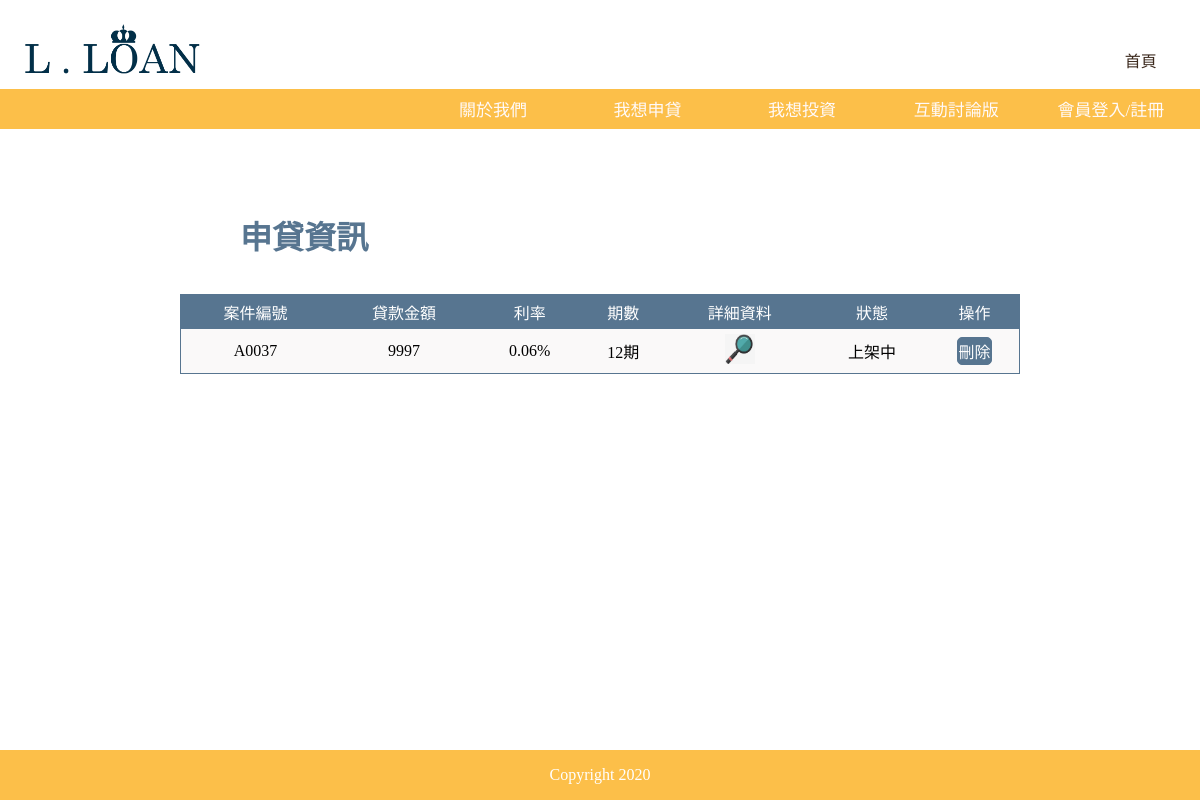
The app's page /listLoan.php (signed in) with its own data.
### tables this page shows
CREATE TABLE `loan` (
  `lId` int(11) NOT NULL,
  `mId` int(11) NOT NULL,
  `reason` text NOT NULL,
  `description` text NOT NULL,
  `loan` int(11) NOT NULL,
  `period` text NOT NULL,
  `iRate` float NOT NULL,
  `cRate` text NOT NULL,
  `status` int(11) NOT NULL,
  `imId` int(11) NOT NULL,
  `progress` int(11) NOT NULL,
  `startTime` int(11) NOT NULL,
  `endTime` int(11) NOT NULL,
  `ban` int(11) NOT NULL
);

### listLoan.php (the view, shortened to what this page needs)
<?php
include("connMysql.php");
$mId = $_COOKIE['mId'];
$sql_query = "SELECT * FROM loan WHERE mId='$mId' AND progress=0";
$result = mysqli_query($db_link, $sql_query);
?>
<!DOCTYPE html>
<html>
<head>
</head>
<body>
	<div class="full">
		<div class="full">
			<div id="header">
				<div class="img"><a href="LLoan_main.php"><img src="Logo.png" width="15%"></a>
					<div class="hh">
						<a href="./LLoan_main.php" style="text-decoration:none;color:#3c2a1e">首頁</a>&nbsp;&nbsp;
					</div>
				</div>
				<div id="nav">
					<ul>
						<li class="dropdown"><a href="#" class="dropbtn">互動討論版</a>
						</li>
						<li class="dropdown"><a href="#" class="dropbtn">我想投資</a>
						</li>
						<li class="dropdown"><a href="" class="dropbtn">我想申貸</a>
						</li>
						<li class="dropdown"><a href="#" class="dropbtn">關於我們</a>
						</li>
					</ul>
				</div>
			</div>
			<div style="width:100%; height:152px; float:left"></div>
			<p style="margin-top:5%;margin-left:20%;margin-bottom:3%;font-size:2em;color:#577590"><strong>申貸資訊</strong></p>
			<div class="content" align='center'>
				<table class="member member1">
					<tr>
						<td class="thead">案件編號</td>
						<td class="thead">貸款金額</td>
						<td class="thead">利率</td>
						<td class="thead">期數</td>
						<td class="thead">詳細資料</td>
						<td class="thead">狀態</td>
						<td class="thead">操作</td>
					</tr>
					<?php while ($row = mysqli_fetch_assoc($result)) { ?>
						<tr>
							<td class="data">A00<?php echo $row['lId'] ?></td>
							<td class="data"><?php echo $row['loan'] ?></td>
							<td class="data"><?php echo $row['iRate'] ?>%</td>
							<td class="data"><?php echo $row['period'] . '期' ?></td>
							<td class="data"><a href="#" onclick="javascript:window.open('loandetail.php?lId=<?php echo $row['lId'] ?>&mId=<?php echo $row['mId'] ?>','','height=600,width=600,top=0,left=300,toolbar=no,menubar=no,scrollbars=no, resizable=no,location=no, status=no')"><img src="search.jpg" style="width:30px; height:30px"></a></td>
							<td class="data"><?php if ($row['ban'] == 0) {
													echo ('上架中');
												} else {
													echo ('已下架，請聯絡管理員');
												} ?></td>
							<td class="data"><a href=delete.php?id=<?php echo $row['lId'] ?>&ca=3><button class="ll">刪除</button></a></td>
						</tr>
					<?php } ?>
				</table>
			</div>
			<div style="width:100%; height:50px"></div>
			<div class="footer">
				<p>Copyright 2020</p>
			</div>
		</div>
</body>
</html>

### LLoan.css (style rules this page uses)
* { padding:0; margin:0; font-style:normal; }
#header { height:152px; width:100%; background-color:#FFFFFF; position: fixed; top:0px; left: 0px; z-index: 3; }
.img { width:98%; margin-left:2%; padding-top:2%; }
.hh { float:right; margin-top:2%; margin-right:3%; color:#264653; font-family:'Noto Serif TC', serif; font-size:100%; }
#nav { width:100%; height:43px; position: absolute; z-index: 2; }
ul { overflow:hidden; background-color:#FCBF49; padding-right:1%; }
li { float:right; width:13%; list-style-type: none; }
li a, .dropbtn { display:block; padding:5% 0; text-align:center; text-decoration:none; color:#FFFAFA; font-family:'Noto Serif TC', serif; font-size:17px; }
li.dropdown { display: inline-block; background-color:#FCBF49; }
.content { margin-top:0px; width:100%; min-height: 100%; }
.thead { font-family: 'Noto Serif TC', serif; color: aliceblue; background-color: #577590; float:middle; font-size:100%; text-align:center; }
.member { font-family:'Noto Serif TC', serif; margin-left:0px; border-radius:5px; background-color:#577590; border-collapse:collapse; margin-bottom:1%; border:1px solid #577590; text-align:center; color:white; width:90%; }
.member1 { width:70%; }
.member .thead { background-color:#577590; color:white; padding:5px; }
.data { background-color:#FAF9F9; color:black; padding:5px; }
.ll { border-radius:5px; background-color:#577590; padding:1%; color:white; border:1px solid #577590; font-family:'Noto Serif TC', serif; font-size:1em; }
.footer { display:block; clear:both; line-height:50px; text-align:center; color:white; width: 100%; height:50px; bottom:0px; left:0px; background: #FCBF49; overflow: hidden; position: fixed; }
@media screen and (max-width:1279px) and (min-width:761px) { body { font-size:medium; } }

### records on screen
loan: lId "37", loan "9997", iRate "0.06", period "12", ban "上架中"
